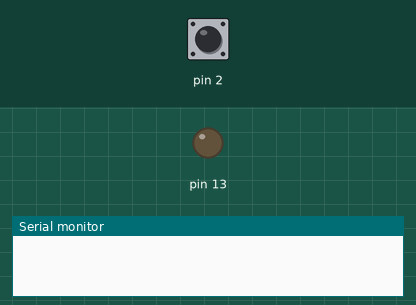
The sketch below on a simulated Arduino Uno, built with avr-gcc and run on an emulated ATmega328P. On the bench: output pins drawn as LEDs (lit = HIGH), the last lines printed to the serial monitor. Inputs (shaded band) come from the test bench; at power-on: pin 2 LOW.

Above: at 1.2 s.
1.3 s: pin 2 pulsed HIGH 5 times (0.12 s each, 0.3 s apart)
4.3 s: pin 2 pulsed HIGH 5 times (0.12 s each, 0.3 s apart)
At 6.1 s:
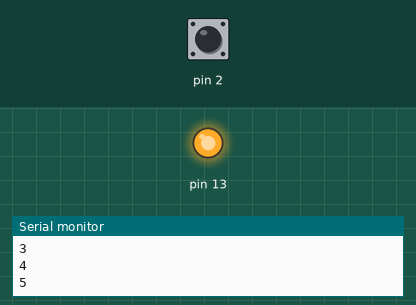
Timing chart, 0 to 7.6 s (numbered marks = the images above; inputs shaded):
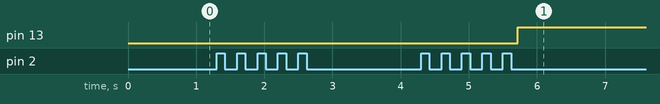

The sketch:

Led_pulsador.ino
```cpp
/*
*FECHA:10/04/2020
*AUTOR: Elias Montenegro Ramos
*DESCRIPCÓN DEL PROGRAMA: Encendio y apagado de un LED en función del numero de pulsaciones
*/

int conta =0;

void setup()
   {
    Serial.begin(9600);
    pinMode(2, INPUT);
    pinMode(13, OUTPUT);
   }

void loop()
   {
    if (digitalRead (2) == HIGH)
       {
          if (digitalRead(2) == LOW)
             {
              conta++;
              Serial.println(conta);
              delay(100);
             }
       }
     if (conta== 5)
        {
         digitalWrite (13, HIGH);
        }

      if (conta == 8)
         {
          digitalWrite(13, LOW);
          conta = 0;
         }
   }

   /* tenemos las instrucciones  Serial.begin(9600); y Serial.println(conta);
    *  tambien tenemos la instruccción digitalRead (2) == LOW
    */
```

Measured:
- after the input at 4.3 s, pin 13: LOW → HIGH after 1.4 s
